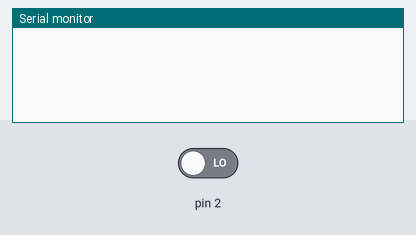
Recording of a sketch running on a simulated Arduino Uno, built with avr-gcc and run on an emulated ATmega328P. On the bench: the last lines printed to the serial monitor. The test bench sets the inputs (shaded band); at power-on: pin 2 LOW.

Above: at 1.2 s.
1.3 s: pin 2 driven HIGH
At 1.8 s:
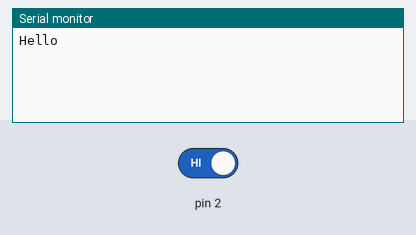
2.8 s: pin 2 driven LOW
At 4.1 s:
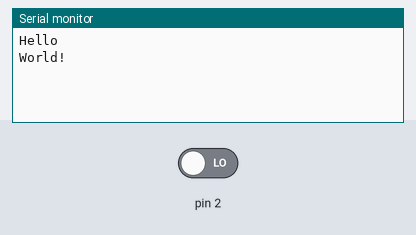

Measured:
- after the input at 1.3 s, the serial monitor: prints a new line at once (image 1)
- after the input at 2.8 s, the serial monitor: prints a new line at once (image 2)

The sketch:

Interrupt_01.ino
```cpp
 void setup()
{
  Serial.begin(9600);

  //attachInterrupt(0, testISR_Rising, RISING);
  //attachInterrupt(0, testISR_Falling, FALLING);
  attachInterrupt(0, testISR, CHANGE);
}

void loop()
{
  delay(100);
}

void testISR_Rising()
{
  Serial.println("Hello");
}

void testISR_Falling()
{
  Serial.println("World!");
}

void testISR()
{
  static int state = 0;
  state = !state;

  if (state) {
    testISR_Rising();
  } else {
    testISR_Falling();
  }
}
```
